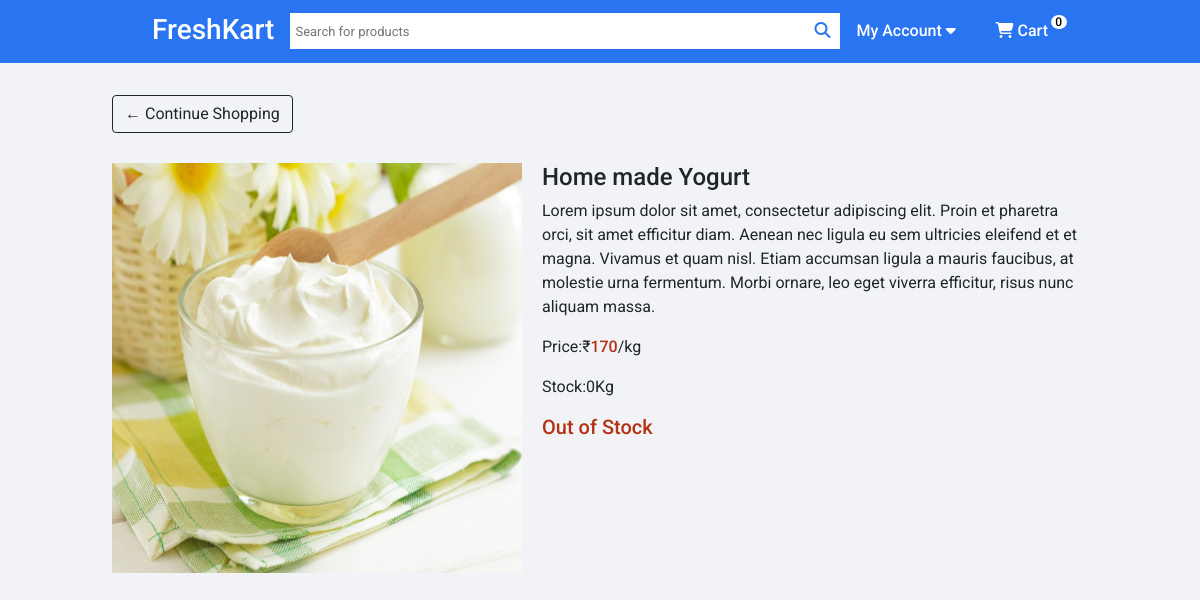
Page /dairy/home-made-yogurt/ on the committed database.
### foodkartapp/models.py (models this page shows, shortened)
class product(models.Model):
    name = models.CharField(max_length=50,unique=True)
    slug = models.SlugField(max_length=50,unique=True)
    img = models.ImageField(upload_to='pictures')
    desc = models.TextField()
    price = models.IntegerField()
    stock = models.IntegerField()
    available = models.BooleanField(default=True)
    category = models.ForeignKey(category,on_delete=models.CASCADE)

### foodkartapp/views.py (the view)
# urls.py: path('<slug:c_slug>/<slug:p_slug>/',views.details,name="details")
def details(request,c_slug,p_slug):
    try:
        prodt = product.objects.get(category__slug=c_slug,slug=p_slug)
    except Exception as e:
        raise e
    return render(request,'details.html',{'prod':prodt})

### foodkartapp/context_processor.py (called while the page is built)
def count(request):
    item_count = 0
    if 'admin' in request.path:
        return {}
    else:
        try:
            ct = cartlist.objects.filter(cart_id=cart_id(request))
            cti = items.objects.all().filter(cart=ct[:1])
            for c in cti:
                item_count+=c.quant
        except cartlist.DoesNotExist:
            item_count=0
        return dict(itc=item_count)

### foodkartapp/views.py (called while the page is built)
def cart_id(request):
    ct_id = request.session.session_key
    if not ct_id:
        ct_id = request.session.create()
    return ct_id

### templates/details.html (shortened to what this page needs)
<!DOCTYPE html>
{% load static %}
<link href="https://cdn.jsdelivr.net/npm/bootstrap@5.0.2/dist/css/bootstrap.min.css" rel="stylesheet">
<link rel="stylesheet" href="{% static 'styles.css' %}">
<link rel="stylesheet" href="{% static 'details.css' %}">
<body>
<div class="nav-bar">
    <div class="logo">
        <h3>FreshKart</h3>
    </div>
    <div class="search">
        <input type="search" placeholder="Search for products">
        <button class="search" type="submit"><i class="fas fa-search"></i></button>
    </div>
    <nav>
        <div class="dropdown">
            <button class="dropbtn">My Account
              <i class="fa fa-caret-down"></i>
            </button>
          </div>
          <div class="nav-cart">
              <span class="count">0</span>
                <a href="{% url 'cart' %}"><i class="fas fa-shopping-cart"></i> Cart</a>
          </div>
    </nav>
</div>
<div class="wrapper">
    <a  class="btn btn-outline-dark home" href="/">&#x2190; Continue Shopping</a>
    <div class="details">
        <img src="{{prod.img.url}}" alt="" width="410px" height="410px">
        <div class="content">
            <h4>{{prod.name}}</h4>
            <p>{{prod.desc}}</p>
            <p>Price:₹<span class="price">{{prod.price}}</span>/kg</p>
            <p>Stock:{{prod.stock}}Kg</p>
            {% if prod.stock > 0 %}
                <a href="{% url 'addCart' prod.id %}"><button class="btn btn-outline-success">Add to Cart</button></a>
            {% else %}
                <h5 class="price">Out of Stock</h5>
            {% endif %}
        </div>
    </div>
</div>
</body>
</html>

### static/styles.css (style rules this page uses)
* { padding: 0; margin: 0; box-sizing: border-box; font-family: 'Roboto', sans-serif; }
body { background-color: #f1f3f6; }
.nav-bar { padding: 0.5rem 9.5rem; display: flex; justify-content: space-between; align-items: center; background-color: #2874F1; color:white; position: sticky; }
.logo { margin-top: 5px; }
.logo h3 { color: white; }
input[type=search] { width: 510px; border: none; outline: none; }
input[type=search]::placeholder { font-size: 13px; }
.search { background-color: white; color: #2874F1; border: none; padding: 3px 5px; }
nav { display: flex; align-items: center; gap: 20px; }
.dropbtn { background-color: transparent; border: none; outline: none; color: white; font-weight: 500; }
nav a { color: white; font-weight: 500; text-decoration: none; }
nav span { background-color: white; color: black; font-size: 12px; font-weight: 500; padding: 0px 4.5px; border-radius: 50%; position: relative; left: 75px; bottom: 10px; }
.dropdown { background-color: #2874F1; color: white; border: none; }
.price { font-weight: 500; color: #b33314; }

### static/details.css (style rules this page uses)
* { box-sizing: border-box; font-family: 'Roboto', sans-serif; }
.wrapper { padding: 2rem 7rem; }
.home { margin-bottom: 30px; }
.details { display: flex; gap: 20px; }

### rows in the picture
product: img (picture), name "Home made Yogurt", desc "Lorem ipsum dolor sit amet, consectetur adipiscing elit. Proin et pharetra orci, sit amet efficitur diam. Aenean nec ligula eu sem ultricies eleifend et et magna. Vivamus et quam nisl. Etiam accumsan ligula a mauris faucibus, at molestie urna fermentum. Morbi ornare, leo eget viverra efficitur, risus nunc aliquam massa.", price "170", stock "0"
